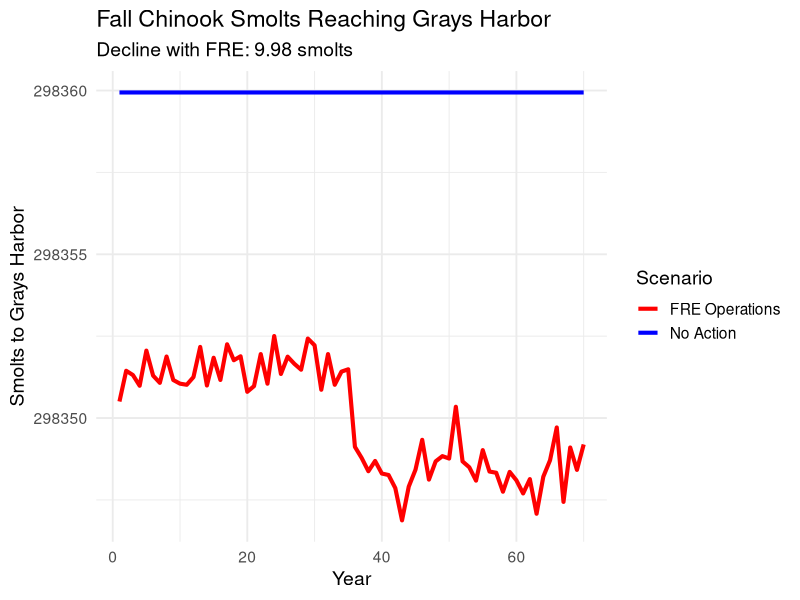

Write the R code that produced this figure.
# ==========================================================
# Fall Chinook LCM: Adults → Smolts to Grays Harbor
# FRE Operations vs No Action
#
#
# This model was developed to be as simple as possible and provide
# liberal estimates of mortality associated with FRE operations to 
# quantify the total difference in smolts reaching Grays Harbor
#
# ==========================================================

library(ggplot2)

# ------------------------------
# 1. Initial Conditions
# ------------------------------

#Want to only apply the flood-based, FRE ops mortalities to the proportion of the
#population above Newaukum (minus S Fork Chehalis), which we are calling Upper Chehalis
#Entire basin pop based on ASRP TM2 = 29,358 fish
#Upper Chehalis Basin pop based on ASRP TM2: 
          #SF to Elk(187) + Elk(19) + Elk to Crim(85) + Above Crim(113) = 404 fish under current conditions
#All other areas (S Fork + all downstream) = 28,954
#So, the area of focus is only 1.40% of all adults in system

pop_init <- 29358  
n_years  <- 70
n_mc     <- 500
set.seed(123)

# ------------------------------
# 2. Life-History Parameters
# ------------------------------
adults_per_redd     <- 2.5 #????
eggs_per_redd     <- 5400 #NOAA LCM

egg_to_fry        <- 0.40   # NEED TO JUSTIFY
fry_to_smolt_fw   <- 0.15   # NEED TO JUSTIFY
estuary_surv      <- 0.70   # NEED TO JUSTIFY

egg_capacity      <- 8e6

BH <- function(S, p, c){
  (S * p) / (1 + (p / c) * S)
}

# ------------------------------
# 3. Flood Probability Regime
# ------------------------------

#Use ensemble maximum values for most conservative estimate - higher mortality
flood_probs <- data.frame(
  period = c("Mid","Late"),
  typical = c(0.58,0.45),
  major = c(0.37,0.47),
  catastrophic = c(0.05,0.076)
)

get_climate_period <- function(year){
  if(year <= 35) return("Mid")
  return("Late")
}

draw_flood <- function(year){
  period <- get_climate_period(year)
  probs <- flood_probs[flood_probs$period==period,
                       c("typical","major","catastrophic")]
  sample(c("typical","major","catastrophic"),
         1,
         prob=as.numeric(probs))
}

# ------------------------------
# 4. Scenario-Specific Redd Mortalities
# ------------------------------

#the 3.5% for major and 10.5% for catastrophic flood redd mortalities only apply
#to the portion of the pop above Newaukum (minus S Fork Chehalis). That is only 1.40% 
#of the total pop (404/29,358 * 100).

# 404 fish / 2.5 fish per redd = 161.6 redds in Upper Chehalis
# 10.5% of these wiped out with catastrophic flood: 161.6 * 0.105 = 17 redds lost
# 3.5% of these wiped out with catastrophic flood: 161.6 * 0.035 = 6 redds lost

#Assume total Chehalis pop redds is 29,358 / 2.5 fish per redd = 11,743 redds
#Upper Chehalis redd loss as proportion of entire basin: 
            #Catastrophic flood: 17 redds lost / 11,743 total redds = 0.00144
            #Major flood: 6 redds lost / 11,743 = 0.0005
#Apply these proportions for the redd mort with FRE ops

redd_mort_dam <- c(
  typical = 0.00,
  major = 0.0005,
  catastrophic = 0.00144
)

redd_mort_no_action <- c(
  typical = 0.00,
  major = 0.000,
  catastrophic = 0.000
)

# ------------------------------
# 5. Simulation Function
# ------------------------------
run_lcm <- function(redd_mort_vector){
  
  smolts_out <- matrix(NA,n_mc,n_years)
  
  for(mc in 1:n_mc){
    
    adults <- pop_init
    
    for(yr in 1:n_years){
      
      redds   <- adults / adults_per_redd
      
      flood_type <- draw_flood(yr)
      redds_post <- redds * (1 - redd_mort_vector[flood_type])
      
      eggs <- BH(redds_post, eggs_per_redd, egg_capacity)
      fry  <- eggs * egg_to_fry
      smolts_fw <- fry * fry_to_smolt_fw
      smolts_GH <- smolts_fw * estuary_surv
      
      smolts_out[mc,yr] <- smolts_GH
      adults <- pop_init
    }
  }
  
  smolts_out
}

# ------------------------------
# 6. Run Both Scenarios
# ------------------------------
results_dam       <- run_lcm(redd_mort_dam)
results_no_action <- run_lcm(redd_mort_no_action)

# ------------------------------
# 7. Percent Decline Calculation
# ------------------------------
mean_dam       <- apply(results_dam,2,mean)
mean_no_action <- apply(results_no_action,2,mean)

percent_decline_by_year <- 
  (mean_no_action - mean_dam) / mean_no_action * 100

mean_percent_decline <- mean(percent_decline_by_year)

cat("Mean Percent Decline in Smolts (FRE vs No Action):",
    round(mean_percent_decline,2), "%\n")

# ------------------------------
# 7b. Summary Comparison Table
# ------------------------------

# Mean smolts across all years (and MC runs)
overall_mean_dam       <- mean(results_dam)
overall_mean_no_action <- mean(results_no_action)

# Absolute and percent difference
difference_smolt <- overall_mean_no_action - overall_mean_dam
percent_diff     <- difference_smolt / overall_mean_no_action * 100

summary_table <- data.frame(
  Scenario = c("No Action", "FRE Operations"),
  Mean_Smolts = c(overall_mean_no_action,
                  overall_mean_dam)
)

comparison_row <- data.frame(
  Scenario = "Difference (No Action - FRE)",
  Mean_Smolts = difference_smolt
)

percent_row <- data.frame(
  Scenario = "Percent Difference (%)",
  Mean_Smolts = percent_diff
)

summary_output <- rbind(summary_table,
                        comparison_row,
                        percent_row)

summary_output$Mean_Smolts <- round(summary_output$Mean_Smolts, 2)
print(summary_output)

# ------------------------------
# 8. Prepare Plot Data
# ------------------------------
long_dam <- as.data.frame(as.table(results_dam))
colnames(long_dam) <- c("Sim","Year","Smolts")
long_dam$Scenario <- "FRE Operations"

long_no_action <- as.data.frame(as.table(results_no_action))
colnames(long_no_action) <- c("Sim","Year","Smolts")
long_no_action$Scenario <- "No Action"

long_all <- rbind(long_dam, long_no_action)
long_all$Year <- as.numeric(gsub("V","", long_all$Year))

summary_df <- data.frame(
  Year = rep(1:n_years,2),
  Smolts = c(mean_dam, mean_no_action),
  Scenario = rep(c("FRE Operations","No Action"),
                 each=n_years)
)

# ------------------------------
# 9. Spaghetti Plot
# ------------------------------

ggplot() +
  
  # Mean lines (bold)
  geom_line(data=summary_df,
            aes(x=Year,y=Smolts,color=Scenario),
            linewidth=1.4) +
  
  scale_color_manual(values=c(
    "FRE Operations"="red",
    "No Action"="blue"
  )) +
  
  labs(title="Fall Chinook Smolts Reaching Grays Harbor",
       subtitle=paste("Decline with FRE:",
                      round(comparison_row$Mean_Smolts,2),"smolts"),
       x="Year",
       y="Smolts to Grays Harbor",
       color="Scenario") +
  
  theme_minimal(base_size=14)
